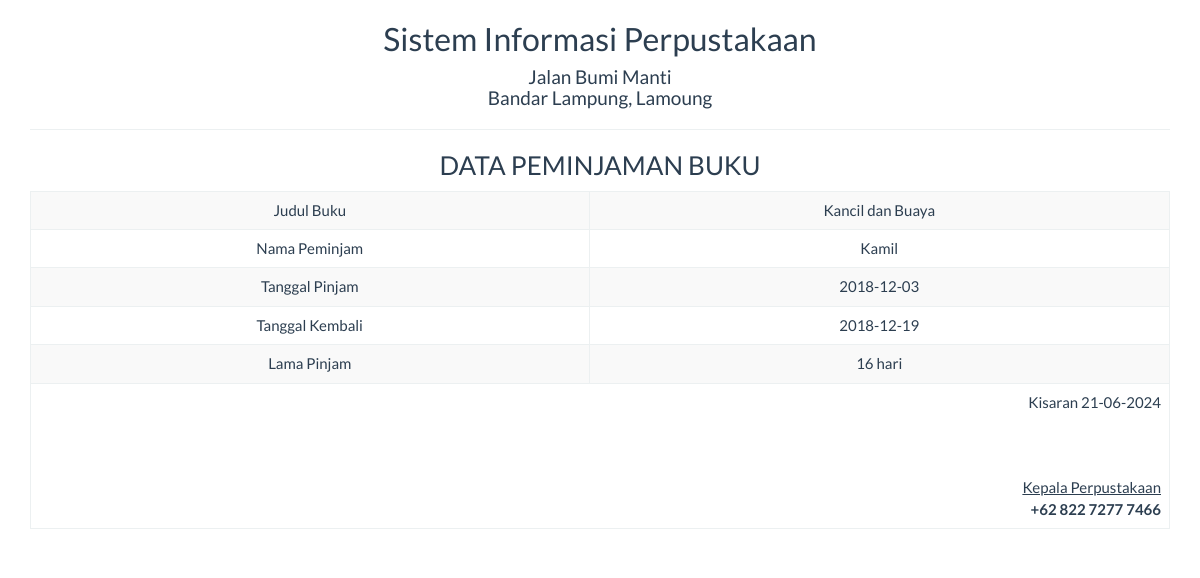
Page /report/peminjaman_satu.php?id=9 on the earlier database version.
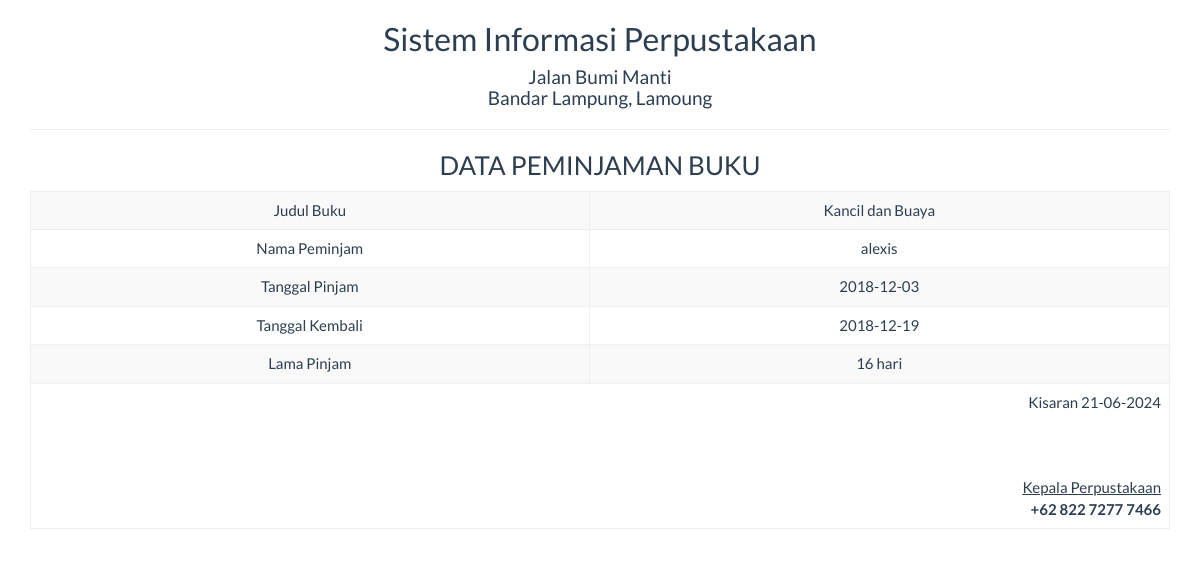
Same page on the later database version.
### tables this page shows
CREATE TABLE IF NOT EXISTS `peminjaman` (
  `judul_buku` varchar(50) NOT NULL,
  `peminjam` varchar(50) NOT NULL,
  `tgl_pinjam` varchar(25) NOT NULL,
  `tgl_kembali` varchar(25) NOT NULL,
  `lama_pinjam` int(5) NOT NULL,
  `keterangan` varchar(100) NOT NULL,
  `id` int(5) NOT NULL AUTO_INCREMENT,
  PRIMARY KEY (`id`)
);

### report/peminjaman_satu.php (the view, shortened to what this page needs)
<!DOCTYPE html>
<html>
    <head>
        <link href="../Assets/css/bootstrap.min.css" rel="stylesheet" type="text/css"/>
    </head>
    <body onload="print()">
        <?php
        include '../config/koneksi.php';
        $sql = "SELECT * FROM peminjaman WHERE id='" . $_GET ['id'] . "'";
        $query = mysqli_query($koneksi, $sql) or die("SQL Detail error");
        $data = mysqli_fetch_array($query);
        ?>
        <div class="container">
            <div class='row'>
                <div class="col-sm-12">
                    <div class="text-center">
                        <h2>Sistem Informasi Perpustakaan </h2>
                        <h4>Jalan Bumi Manti <br> Bandar Lampung, Lamoung </h4>
                        <hr>
                        <h3>DATA PEMINJAMAN BUKU</h3>
                        <table class="table table-bordered table-striped table-hover">
                            <tbody>
								<tr>
                                    <td>Judul Buku</td> <td><?= $data['judul_buku'] ?></td>
                                </tr>
                                <tr>
                                    <td>Nama Peminjam</td> <td><?= $data['peminjam'] ?></td>
                                </tr>
                                <tr>
                                    <td>Tanggal Pinjam</td> <td><?= $data['tgl_pinjam'] ?></td>
                                </tr>
                                <tr>
                                    <td>Tanggal Kembali</td> <td><?= $data['tgl_kembali'] ?></td>
                                </tr>
								<tr>
                                    <td>Lama Pinjam</td> <td><?= $data['lama_pinjam'] ?> hari</td>
                                </tr>
                            </tbody>
                            <tfoot>
                                <tr>
                                    <td colspan="2" class="text-right">
                                        Kisaran  <?= date("d-m-Y") ?>
                                        <br><br><br><br>
                                        <u>Kepala Perpustakaan<strong></u><br>
                                        +62 822 7277 7466
									</td>
								</tr>
							</tfoot>
                        </table>
                    </div>
                </div>
            </div>
    </body>
</html>

Differences in the rows shown:
changed peminjaman "Kancil dan Buaya": peminjam "Kamil" → "alexis"
